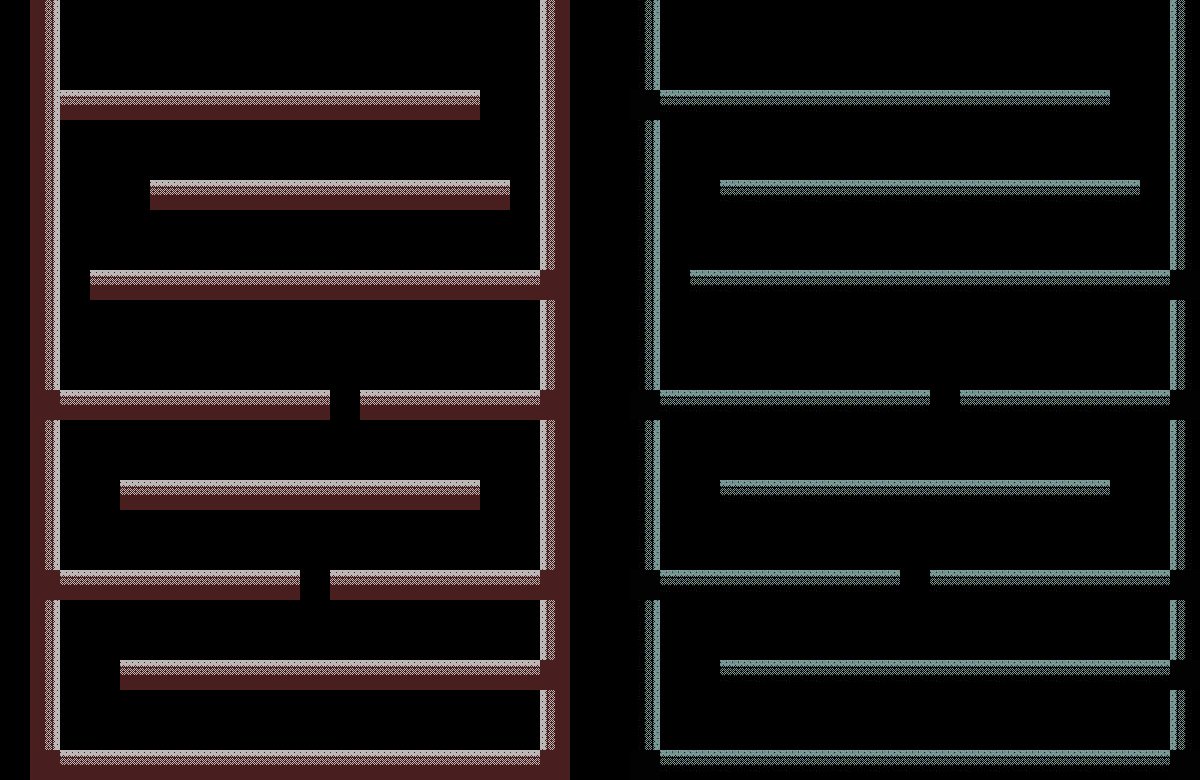

Below is a game level as drawn by its tile map, then a one-line description and the .tmx file that defines it, in full:
An orthogonal 40x26 tile map with 30x30 px tiles, 1 tile layer (Tile Layer 1), 5 tilesets and 13 objects.

<map version="1.5" tiledversion="1.7.2" orientation="orthogonal" renderorder="right-down" width="40" height="26" tilewidth="30" tileheight="30" infinite="0" nextlayerid="5" nextobjectid="14">
 <editorsettings>
  <export target="level2.lua" format="lua" />
 </editorsettings>
 <tileset firstgid="1" name="left-image" tilewidth="30" tileheight="30" tilecount="1" columns="1">
  <image source="dewaar right.jpg" width="30" height="30" />
 </tileset>
 <tileset firstgid="2" name="base" tilewidth="30" tileheight="30" tilecount="1" columns="1">
  <image source="base.jpg" width="30" height="30" />
 </tileset>
 <tileset firstgid="3" name="night" tilewidth="30" tileheight="30" tilecount="1" columns="1">
  <image source="tiles1.jpg" width="30" height="30" />
 </tileset>
 <tileset firstgid="4" name="night-base" tilewidth="30" tileheight="30" tilecount="1" columns="1">
  <image source="tiles3.jpg" width="30" height="30" />
 </tileset>
 <tileset firstgid="5" name="flag" tilewidth="30" tileheight="30" tilecount="2" columns="1">
  <image source="door.png" width="30" height="60" />
 </tileset>
 <layer id="1" name="Tile Layer 1" width="40" height="26">
  <data encoding="csv">
0,3221225473,0,0,0,0,0,0,0,0,0,0,0,0,0,0,0,0,1,0,0,3,0,0,0,0,0,0,0,0,0,0,0,0,0,0,0,0,0,3221225475,
0,3221225473,0,0,0,0,0,0,0,0,0,0,0,0,0,0,0,0,1,0,0,3,0,0,0,0,0,0,0,0,0,0,0,0,0,0,0,0,0,3221225475,
0,3221225473,0,0,0,0,0,0,0,0,0,0,0,0,0,0,0,0,1,0,0,3,0,0,0,0,0,0,0,0,0,0,0,0,0,0,0,0,0,3221225475,
0,3221225473,2684354561,2684354561,2684354561,2684354561,2684354561,2684354561,2684354561,2684354561,2684354561,2684354561,2684354561,2684354561,2684354561,2684354561,0,0,1,0,0,4,1610612739,1610612739,1610612739,1610612739,1610612739,1610612739,1610612739,1610612739,1610612739,1610612739,1610612739,1610612739,1610612739,1610612739,1610612739,0,0,3221225475,
0,3221225473,0,0,0,0,0,0,0,0,0,0,0,0,0,0,0,0,1,0,0,3,0,0,0,0,0,0,0,0,0,0,0,0,0,0,0,0,0,3221225475,
0,3221225473,0,0,0,0,0,0,0,0,0,0,0,0,0,0,0,0,1,0,0,3,0,0,0,0,0,0,0,0,0,0,0,0,0,0,0,0,0,3221225475,
0,3221225473,0,0,0,2684354561,2684354561,2684354561,2684354561,2684354561,2684354561,2684354561,2684354561,2684354561,2684354561,2684354561,2684354561,0,1,0,0,3,0,0,1610612739,1610612739,1610612739,1610612739,1610612739,1610612739,1610612739,1610612739,1610612739,1610612739,1610612739,1610612739,1610612739,1610612739,0,3221225475,
0,3221225473,0,0,0,0,0,0,0,0,0,0,0,0,0,0,0,0,1,0,0,3,0,0,0,0,0,0,0,0,0,0,0,0,0,0,0,0,0,3221225475,
0,3221225473,0,0,0,0,0,0,0,0,0,0,0,0,0,0,0,0,1,0,0,3,0,0,0,0,0,0,0,0,0,0,0,0,0,0,0,0,0,3221225475,
0,3221225473,0,2684354561,2684354561,2684354561,2684354561,2684354561,2684354561,2684354561,2684354561,2684354561,2684354561,2684354561,2684354561,2684354561,2684354561,2684354561,2,0,0,3,0,1610612739,1610612739,1610612739,1610612739,1610612739,1610612739,1610612739,1610612739,1610612739,1610612739,1610612739,1610612739,1610612739,1610612739,1610612739,1610612739,4,
0,3221225473,0,0,0,0,0,0,0,0,0,0,0,0,0,0,0,0,1,0,0,3,0,0,0,0,0,0,0,0,0,0,0,0,0,0,0,0,0,3221225475,
0,3221225473,0,0,0,0,0,0,0,0,0,0,0,0,0,0,0,0,1,0,0,3,0,0,0,0,0,0,0,0,0,0,0,0,0,0,0,0,0,3221225475,
0,3221225473,0,0,0,0,0,0,0,0,0,0,0,0,0,0,0,0,1,0,0,3,0,0,0,0,0,0,0,0,0,0,0,0,0,0,0,0,0,3221225475,
0,2,2684354561,2684354561,2684354561,2684354561,2684354561,2684354561,2684354561,2684354561,2684354561,0,2684354561,2684354561,2684354561,2684354561,2684354561,2684354561,2,0,0,4,1610612739,1610612739,1610612739,1610612739,1610612739,1610612739,1610612739,1610612739,1610612739,0,1610612739,1610612739,1610612739,1610612739,1610612739,1610612739,1610612739,4,
0,3221225473,0,0,0,0,0,0,0,0,0,0,0,0,0,0,0,0,1,0,0,3,0,0,0,0,0,0,0,0,0,0,0,0,0,0,0,0,0,3221225475,
0,3221225473,0,0,0,0,0,0,0,0,0,0,0,0,0,0,0,0,1,0,0,3,0,0,0,0,0,0,0,0,0,0,0,0,0,0,0,0,0,3221225475,
0,3221225473,0,0,2684354561,2684354561,2684354561,2684354561,2684354561,2684354561,2684354561,2684354561,2684354561,2684354561,2684354561,2684354561,0,0,1,0,0,3,0,0,1610612739,1610612739,1610612739,1610612739,1610612739,1610612739,1610612739,1610612739,1610612739,1610612739,1610612739,1610612739,1610612739,0,0,3221225475,
0,3221225473,0,0,0,0,0,0,0,0,0,0,0,0,0,0,0,0,1,0,0,3,0,0,0,0,0,0,0,0,0,0,0,0,0,0,0,0,0,3221225475,
0,3221225473,0,0,0,0,0,0,0,0,0,0,0,0,0,0,0,0,1,0,0,3,0,0,0,0,0,0,0,0,0,0,0,0,0,0,0,0,0,3221225475,
0,2,2684354561,2684354561,2684354561,2684354561,2684354561,2684354561,2684354561,2684354561,0,2684354561,2684354561,2684354561,2684354561,2684354561,2684354561,2684354561,2,0,0,4,1610612739,1610612739,1610612739,1610612739,1610612739,1610612739,1610612739,1610612739,0,1610612739,1610612739,1610612739,1610612739,1610612739,1610612739,1610612739,1610612739,4,
0,3221225473,0,0,0,0,0,0,0,0,0,0,0,0,0,0,0,0,1,0,0,3,0,0,0,0,0,0,0,0,0,0,0,0,0,0,0,0,0,3221225475,
0,3221225473,0,0,0,0,0,0,0,0,0,0,0,0,0,0,0,0,1,0,0,3,0,0,0,0,0,0,0,0,0,0,0,0,0,0,0,0,0,3221225475,
0,3221225473,0,0,2684354561,2684354561,2684354561,2684354561,2684354561,2684354561,2684354561,2684354561,2684354561,2684354561,2684354561,2684354561,2684354561,2684354561,2,0,0,3,0,0,1610612739,1610612739,1610612739,1610612739,1610612739,1610612739,1610612739,1610612739,1610612739,1610612739,1610612739,1610612739,1610612739,1610612739,1610612739,4,
0,3221225473,0,0,0,0,0,0,0,0,0,0,0,0,0,0,0,0,1,0,0,3,0,0,0,0,0,0,0,0,0,0,0,0,0,0,0,0,0,3221225475,
0,3221225473,0,0,0,0,0,0,0,0,0,0,0,0,0,0,0,0,1,0,0,3,0,0,0,0,0,0,0,0,0,0,0,0,0,0,0,0,0,3221225475,
0,2,2684354561,2684354561,2684354561,2684354561,2684354561,2684354561,2684354561,2684354561,2684354561,2684354561,2684354561,2684354561,2684354561,2684354561,2684354561,2684354561,2,0,0,4,1610612739,1610612739,1610612739,1610612739,1610612739,1610612739,1610612739,1610612739,1610612739,1610612739,1610612739,1610612739,1610612739,1610612739,1610612739,1610612739,1610612739,4
</data>
 </layer>
 <objectgroup id="2" name="Platforms">
  <object id="1" x="59.4461" y="746.643" width="481.514" height="34.4788" />
  <object id="2" x="58.2572" y="87.9803" width="422.068" height="29.7231" />
  <object id="3" x="149.804" y="178.338" width="361.433" height="30.912" />
  <object id="4" x="90.3581" y="268.697" width="451.791" height="30.912" />
  <object id="5" x="59.4461" y="388.778" width="271.074" height="29.7231" />
  <object id="6" x="359.055" y="388.778" width="184.283" height="29.7231" />
  <object id="7" x="120.081" y="479.136" width="361.433" height="32.1009" />
  <object id="8" x="59.4461" y="569.494" width="241.351" height="32.1009" />
  <object id="9" x="329.332" y="569.494" width="212.817" height="30.912" />
  <object id="10" x="117.703" y="659.852" width="424.445" height="30.912" />
 </objectgroup>
 <objectgroup id="3" name="Boundary">
  <object id="11" x="28.5341" y="-1.18892" width="29.7231" height="781.122" />
  <object id="12" x="539.771" y="0" width="29.7231" height="778.744" />
 </objectgroup>
 <objectgroup id="4" name="Exit">
  <object id="13" x="479.136" y="689.575" width="30.912" height="58.2572" />
 </objectgroup>
</map>
